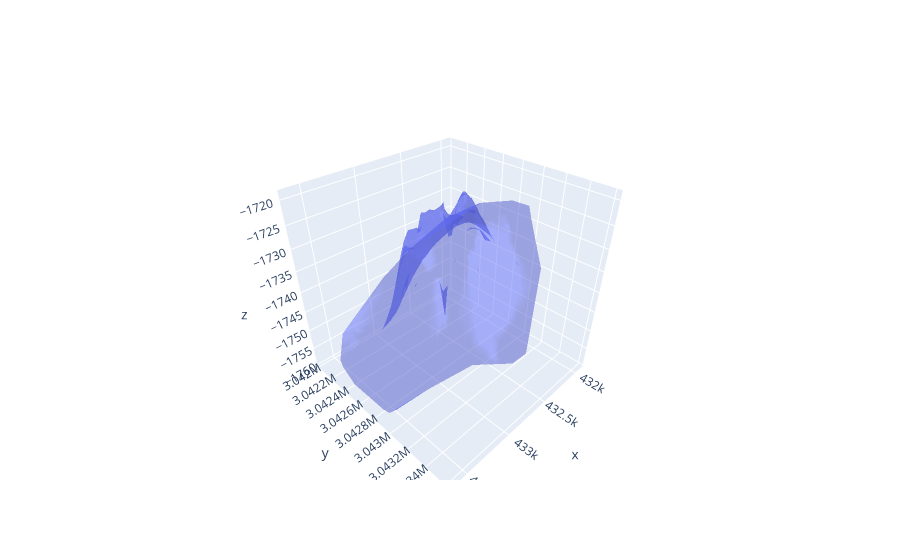

Notebook code for this chart:
### Code cell
fig = go.Figure(utils.get_mesh('../data/ring_depth.csv', 1000))

fig.show()

### Figure 1 — Plotly figure (JSON) as saved in the notebook; plotly's stock layout.template omitted (floating-point values rounded to 4 significant figures; data arrays with more than 128 entries replaced by an {"elided": "..."} marker saying what was removed)
{"data": [{"opacity": 0.5, "type": "mesh3d", "x": {"elided": "1535 float values"}, "y": {"elided": "1535 float values"}, "z": {"elided": "1535 float values"}}], "layout": {}}
